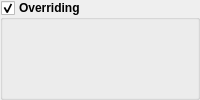
            <widget class="GroupBox" name="grpOverriding">
             <property name="enabled">
              <bool>true</bool>
             </property>
             <property name="font">
              <font>
               <weight>75</weight>
               <bold>true</bold>
              </font>
             </property>
             <property name="title">
              <string>Overriding</string>
             </property>
             <property name="checkable">
              <bool>true</bool>
             </property>
             <property name="overrided" stdset="0">
              <bool>false</bool>
             </property>
             <layout class="QHBoxLayout" name="horizontalLayout_14">
              <property name="leftMargin">
               <number>8</number>
              </property>
              <property name="topMargin">
               <number>8</number>
              </property>
              <property name="rightMargin">
               <number>8</number>
              </property>
              <property name="bottomMargin">
               <number>8</number>
              </property>
              <item>
               <widget class="QWidget" name="widgetFeed" native="true">
                <layout class="QVBoxLayout" name="verticalLayout_22">
                 <property name="leftMargin">
                  <number>0</number>
                 </property>
                 <property name="topMargin">
                  <number>0</number>
                 </property>
                 <property name="rightMargin">
                  <number>0</number>
                 </property>
                 <property name="bottomMargin">
                  <number>0</number>
                 </property>
                 <item>
                  <widget class="SliderBox" name="slbFeedOverride" native="true"/>
                 </item>
                 <item>
                  <widget class="SliderBox" name="slbRapidOverride" native="true"/>
                 </item>
                 <item>
                  <widget class="SliderBox" name="slbSpindleOverride" native="true"/>
                 </item>
                </layout>
               </widget>
              </item>
             </layout>
            </widget>
